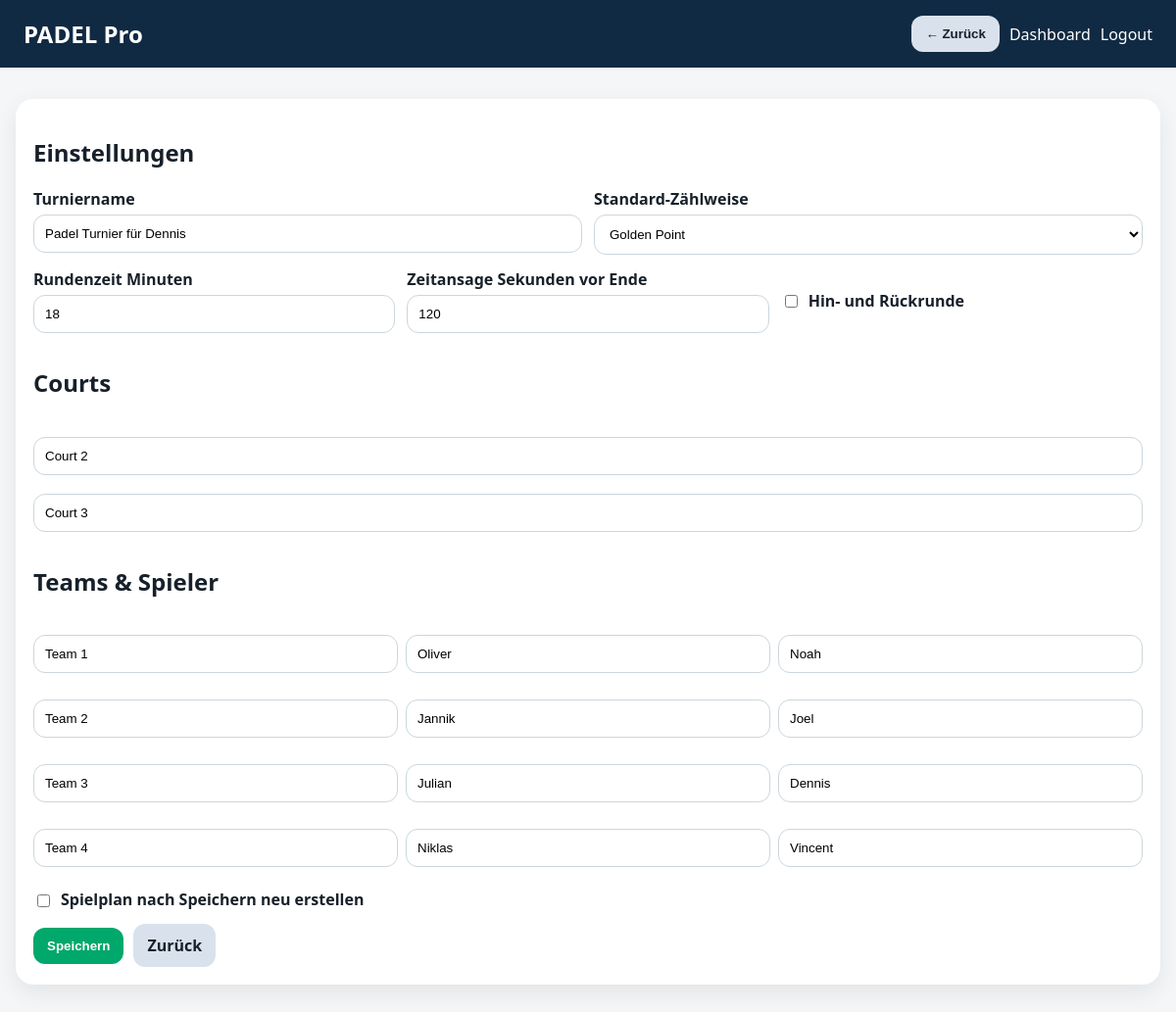
Screenshot of /settings/pfntb-2CJ2A (signed in) with the database file from the repository.
### app.py (models this page shows)
class Tournament(db.Model):
    id = db.Column(db.Integer, primary_key=True)
    public_id = db.Column(db.String(16), unique=True, nullable=False, default=lambda: secrets.token_urlsafe(8))
    name = db.Column(db.String(120), nullable=False)
    status = db.Column(db.String(20), nullable=False, default="created")
    owner_id = db.Column(db.Integer, db.ForeignKey("user.id"), nullable=False)
    courts_count = db.Column(db.Integer, nullable=False, default=2)
    double_round = db.Column(db.Boolean, nullable=False, default=False)
    round_minutes = db.Column(db.Integer, nullable=False, default=20)
    warning_seconds = db.Column(db.Integer, nullable=False, default=120)
    scoring_mode = db.Column(db.String(30), nullable=False, default="golden_point")
    active_round = db.Column(db.Integer, nullable=False, default=1)
    round_started_at = db.Column(db.DateTime(timezone=True), nullable=True)
    round_ends_at = db.Column(db.DateTime(timezone=True), nullable=True)
    timer_running = db.Column(db.Boolean, nullable=False, default=False)
    warning_announced = db.Column(db.Boolean, nullable=False, default=False)
    paused_remaining_seconds = db.Column(db.Integer, nullable=True)
    dark_mode = db.Column(db.Boolean, nullable=False, default=False)

class Court(db.Model):
    id = db.Column(db.Integer, primary_key=True)
    tournament_id = db.Column(db.Integer, db.ForeignKey("tournament.id"), nullable=False)
    number = db.Column(db.Integer, nullable=False, default=1)
    name = db.Column(db.String(80), nullable=False, default="Court")
    controller_token = db.Column(db.String(32), unique=True, nullable=False, default=lambda: secrets.token_urlsafe(18))
    timer_running = db.Column(db.Boolean, nullable=False, default=False)
    round_started_at = db.Column(db.DateTime(timezone=True), nullable=True)
    round_ends_at = db.Column(db.DateTime(timezone=True), nullable=True)
    paused_remaining_seconds = db.Column(db.Integer, nullable=True)
    warning_announced = db.Column(db.Boolean, nullable=False, default=False)

class Team(db.Model):
    id = db.Column(db.Integer, primary_key=True)
    tournament_id = db.Column(db.Integer, db.ForeignKey("tournament.id"), nullable=False)
    name = db.Column(db.String(80), nullable=False)
    player1_id = db.Column(db.Integer, db.ForeignKey("player.id"), nullable=True)
    player2_id = db.Column(db.Integer, db.ForeignKey("player.id"), nullable=True)

class Player(db.Model):
    id = db.Column(db.Integer, primary_key=True)
    tournament_id = db.Column(db.Integer, db.ForeignKey("tournament.id"), nullable=False)
    name = db.Column(db.String(80), nullable=False)

### app.py (the view, shortened to what this page needs)
@app.route("/settings/<public_id>", methods=["GET", "POST"])
@login_required
def settings(public_id):
    t = get_tournament_or_404(public_id); require_owner(t)
    return render_template("settings.html", t=t, courts=get_courts(t.id), teams=get_teams(t.id), team_players=team_players, scoring_modes=SCORING_MODES)

### app.py (called while the page is built)
@login_manager.user_loader
def load_user(user_id):
    return db.session.get(User, int(user_id))

def current_user_owns(tournament):
    return current_user.is_authenticated and tournament.owner_id == current_user.id

def get_tournament_or_404(public_id):
    t = Tournament.query.filter_by(public_id=public_id).first()
    if not t:
        abort(404)
    return t

def require_owner(t):
    if not current_user_owns(t):
        abort(403)

def get_teams(tid):
    return Team.query.filter_by(tournament_id=tid).order_by(Team.id).all()

def get_courts(tid):
    return Court.query.filter_by(tournament_id=tid).order_by(Court.number, Court.id).all()

def team_players(team: Team):
    names = []
    for pid in [team.player1_id, team.player2_id]:
        p = db.session.get(Player, pid) if pid else None
        if p:
            names.append(p.name)
    return names

### templates/settings.html
{% extends 'base.html' %}{% block content %}
<section class="card"><h1>Einstellungen</h1><form method="post" class="form">
<div class="grid two"><label>Turniername<input name="name" value="{{ t.name }}"></label><label>Standard-Zählweise<select name="scoring_mode">{% for k,v in scoring_modes.items() %}<option value="{{k}}" {% if t.scoring_mode==k %}selected{% endif %}>{{v}}</option>{% endfor %}</select></label></div>
<div class="grid three"><label>Rundenzeit Minuten<input name="round_minutes" type="number" min="1" value="{{ t.round_minutes }}"></label><label>Zeitansage Sekunden vor Ende<input name="warning_seconds" type="number" min="5" value="{{ t.warning_seconds }}"></label><label class="check"><input type="checkbox" name="double_round" {% if t.double_round %}checked{% endif %}> Hin- und Rückrunde</label></div>
<h2>Courts</h2>{% for c in courts %}<input name="court_name" value="{{ c.name }}">{% endfor %}
<h2>Teams & Spieler</h2>{% for team in teams %}{% set ps=team_players(team) %}<div class="team-row"><input type="hidden" name="team_id" value="{{ team.id }}"><input name="team_name" value="{{ team.name }}"><input name="player1" value="{{ ps[0] if ps|length>0 else '' }}"><input name="player2" value="{{ ps[1] if ps|length>1 else '' }}"></div>{% endfor %}
<label class="check"><input type="checkbox" name="regenerate"> Spielplan nach Speichern neu erstellen</label>
<div class="actions"><button class="primary">Speichern</button><a class="button" href="{{ url_for('admin_tournament', public_id=t.public_id) }}">Zurück</a></div>
</form></section>
{% endblock %}

### static/style.css (style rules this page uses)
* { box-sizing:border-box }
body { margin:0;font-family:system-ui,-apple-system,Segoe UI,Arial,sans-serif;background:#f4f6f8;color:#17202a }
.card,.court-card { background:white;margin:16px 0;padding:18px;border-radius:18px;box-shadow:0 8px 24px rgba(0,0,0,.08) }
.form { display:grid;gap:14px }
.grid { display:grid;gap:12px }
.grid.two { grid-template-columns:repeat(auto-fit,minmax(240px,1fr)) }
.grid.three { grid-template-columns:repeat(auto-fit,minmax(190px,1fr)) }
label { font-weight:700 }
input,select { width:100%;padding:11px;margin-top:5px;border:1px solid #ccd6dd;border-radius:12px;background:white }
.check { display:flex;gap:8px;align-items:center }
.check input { width:auto }
.button,button { display:inline-block;border:0;padding:11px 14px;border-radius:12px;background:#d9e2ec;color:#17202a;cursor:pointer;font-weight:800;text-decoration:none }
.primary { background:#00a86b!important;color:white!important }
.actions { display:flex;gap:10px;flex-wrap:wrap;align-items:center }
.team-row { display:grid;grid-template-columns:repeat(3,1fr);gap:8px;margin-bottom:8px }

### rows the page displays
Tournament: name "Padel Turnier für Dennis", scoring_mode "Golden Point", round_minutes "18", warning_seconds "120"
Court: court_name "Court 2"
Court: court_name "Court 3"
Team: team_name "Team 1"
Player: player1 "Oliver"
Player: player2 "Noah"
Team: team_name "Team 2"
Player: player1 "Jannik"
Player: player2 "Joel"
Team: team_name "Team 3"
Player: player1 "Julian"
Player: player2 "Dennis"
Team: team_name "Team 4"
Player: player1 "Niklas"
Player: player2 "Vincent"
